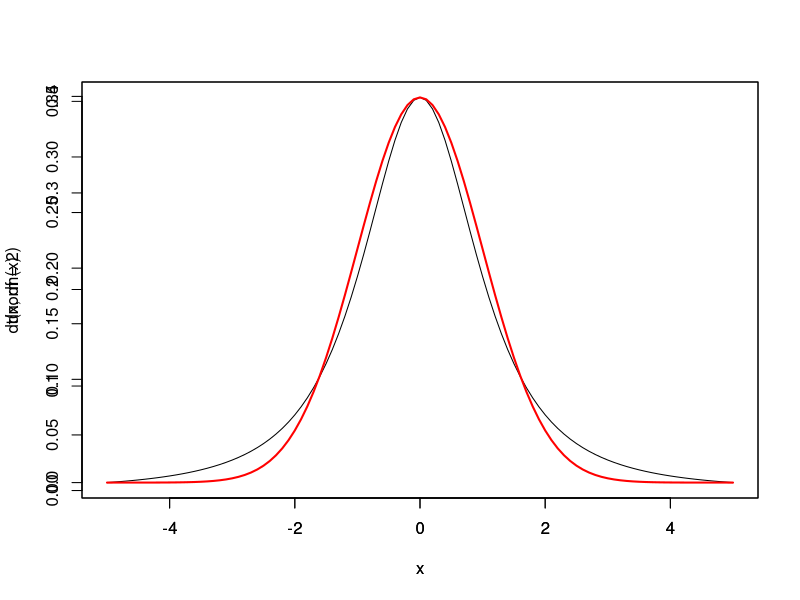
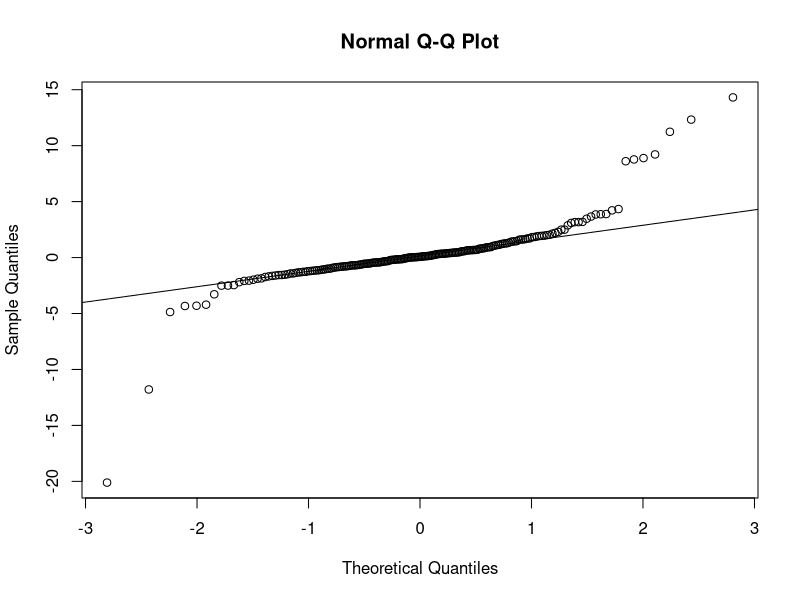

These figures' R source, in order: (Note: this script raises an error after producing the figures.)
curve(dt(x, df = 2), -5, 5)
par(new=T)
curve(dnorm(x), -5, 5, col='red', lwd=2)

y <- rt(200, df = 2)
qqnorm(y)
qqline(y)


z <- rnorm(200)
qqplot.t(z, df = 2)
qqline(z)
